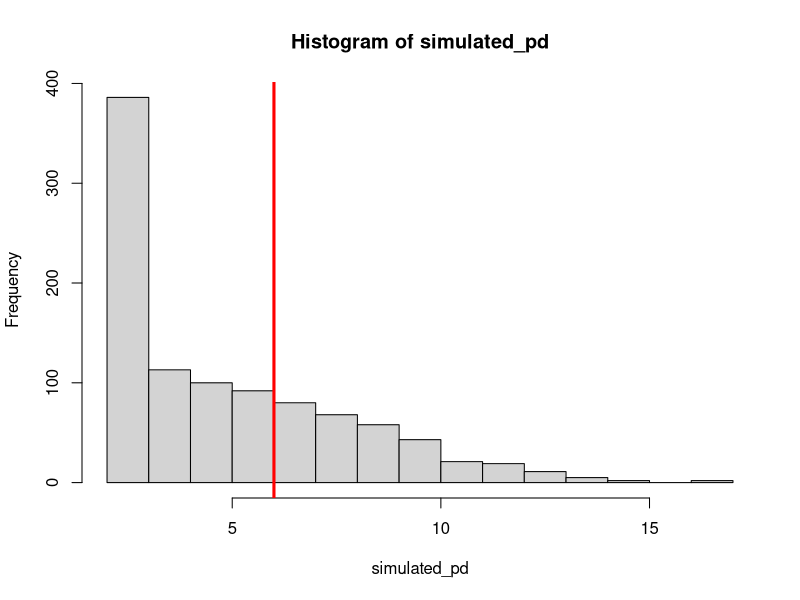
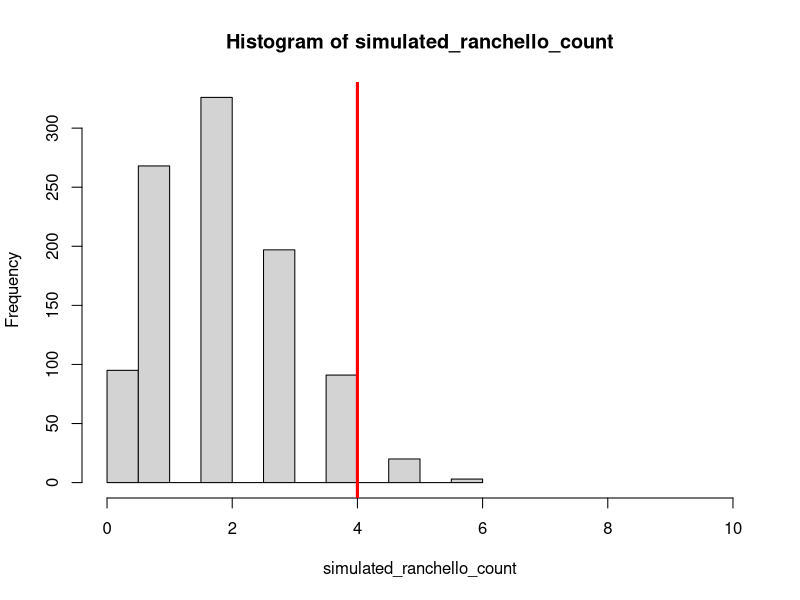
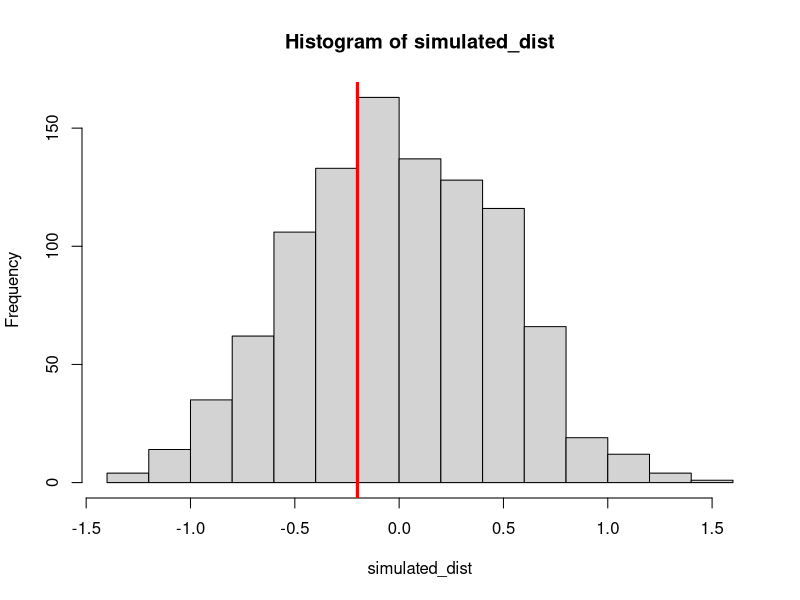

Reproduce these figures in R, in order.
## ---- chunk 1
knitr::opts_chunk$set(echo=T,eval=T,message=F,warning=F,fig.align='center')
library(tidyverse)
## ---- chunk 2
playPingPong = function(scoreTrigger = 21, winMargin = 2, probPlayerA = 0.5) {
  score = c(0, 0)
  
  while ((max(score) < scoreTrigger) | (abs(score[2] - score[1]) < winMargin)) {
    player = sample(1:2, 1, prob = c(probPlayerA, probPlayerA))
    if(player == 1)
      score[1] = score[1] + 1
    if(player == 2)
      score[2] = score[2] + 1
    difference = abs(score[2] - score[1])}
    return(difference)
}
## ---- chunk 3
NMC = 1e3
simulated_pd = numeric(0)
observed_pd = 6

for(i in 1:NMC){
  point_result = playPingPong()
  simulated_pd = c(simulated_pd, point_result)
}

p_val = sum(observed_pd <= simulated_pd)/NMC
p_val

hist(simulated_pd)
abline(v = observed_pd, lw = 3, col = 'red')
## ---- chunk 4
generate_data = function(alt_buildings, ranchello_buildings, building_spots) {
  all_buildings <- c(rep(0, alt_buildings), rep(1, ranchello_buildings))
  top_ten_buildings <- sample(all_buildings, size = building_spots, replace = FALSE)
  return(sum(top_ten_buildings))
}

NMC = 1e3 
simulated_ranchello_count = rep(0, NMC)

for(i in 1:NMC) {
  simulated_ranchello_count[i] = generate_data(120, 30, 10)
}
## ---- chunk 5
hist(simulated_ranchello_count, xlim = c(min(simulated_ranchello_count), 10))
abline(v = 4, lw = 3, col = 'red')

observed_ranchello_count = 4
p_val = sum(simulated_ranchello_count >= observed_ranchello_count)/NMC
p_val
## ---- chunk 6
before = c(4,5,6,3,6,3,4,5,5,3,4,6,4,6,3,4,2,2,0,7,5,8,4,5,1,4,4,8,2,3)
after  = c(3,2,4,3,7,5,5,2,2,4,5,2,2,6,1,5,6,3,2,3,7,3,4,5,4,2,2,6,7,8)
## ---- chunk 7
permute_and_compute = function(before_data, after_data) {
  pooled_data = c(before_data, after_data)
  n_before = length(before_data)
  n_after = length(after_data)
  n_total = n_before + n_after

  shuffled_data = sample(pooled_data, size = n_total, replace = FALSE)

  shuffled_before <- shuffled_data[1:n_before]
  shuffled_after <- shuffled_data[(n_before + 1):n_total]

  return(mean(shuffled_after) - mean(shuffled_before))
} # function from L04_testing.html

NMC = 1e3
simulated_dist = rep(0, NMC)

for(i in 1:NMC) {
  simulated_dist[i] = permute_and_compute(before, after)
}

hist(simulated_dist)
abline(v = mean(after) - mean(before), lw = 3, col = 'red')

observed_dist = mean(after) - mean(before)
p_val = sum(abs(simulated_dist) >= abs(observed_dist))/NMC
p_val
## ---- chunk 8
NMC = 1e3
successes = c()

for(i in 1:NMC) {
  successes = append(successes, sum(rbinom(1, 416, 0.1)) >= 47)
}

p_val = sum(successes)/NMC
p_val
